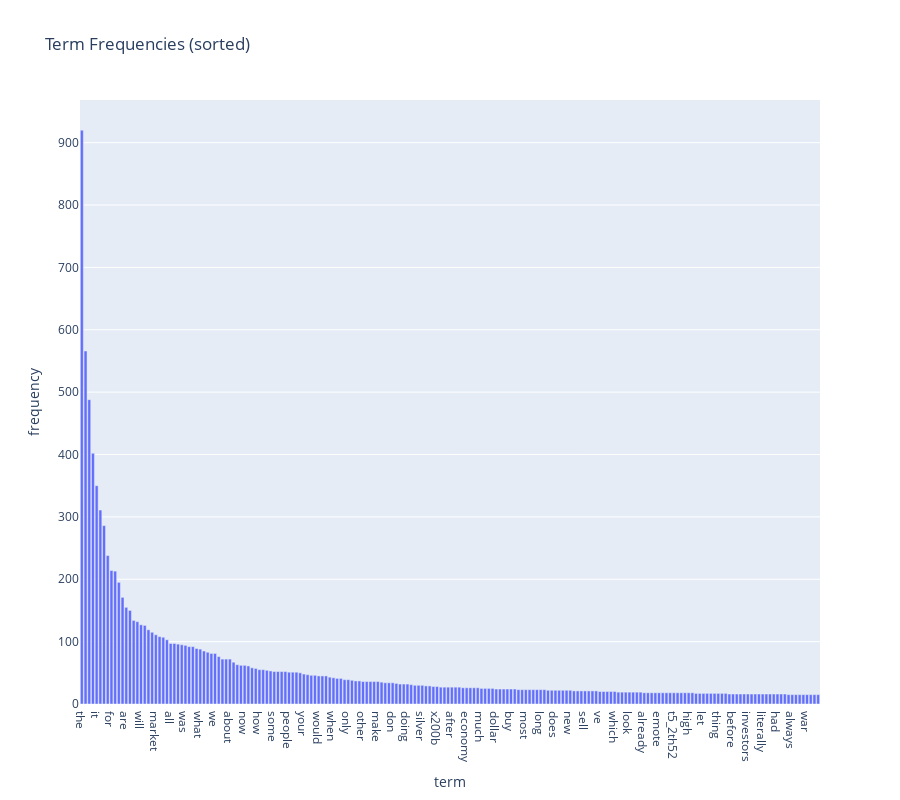

The cell this chart's notebook holds for it:
### Markdown cell above
### Plot the first 200 term sorted by frequency

### Code cell
fig = px.bar(df_freq.sort_values(by='frequency', ascending=False)[:200],
                x='term', y='frequency',
                title='Term Frequencies (sorted)',
                height=800)
fig.show()

### Figure 1 — Plotly figure (JSON) as saved in the notebook; plotly's stock layout.template omitted (floating-point values rounded to 4 significant figures; data arrays with more than 128 entries replaced by an {"elided": "..."} marker saying what was removed)
{"data": [{"hovertemplate": "term=%{x}<br>frequency=%{y}<extra></extra>", "legendgroup": "", "marker": {"color": "#636efa", "pattern": {"shape": ""}}, "name": "", "orientation": "v", "showlegend": false, "textposition": "auto", "type": "bar", "x": {"elided": "200 str values"}, "xaxis": "x", "y": {"elided": "200 int values"}, "yaxis": "y"}], "layout": {"barmode": "relative", "height": 800, "legend": {"tracegroupgap": 0}, "title": {"text": "Term Frequencies (sorted)"}, "xaxis": {"anchor": "y", "domain": [0, 1], "title": {"text": "term"}}, "yaxis": {"anchor": "x", "domain": [0, 1], "title": {"text": "frequency"}}}}
